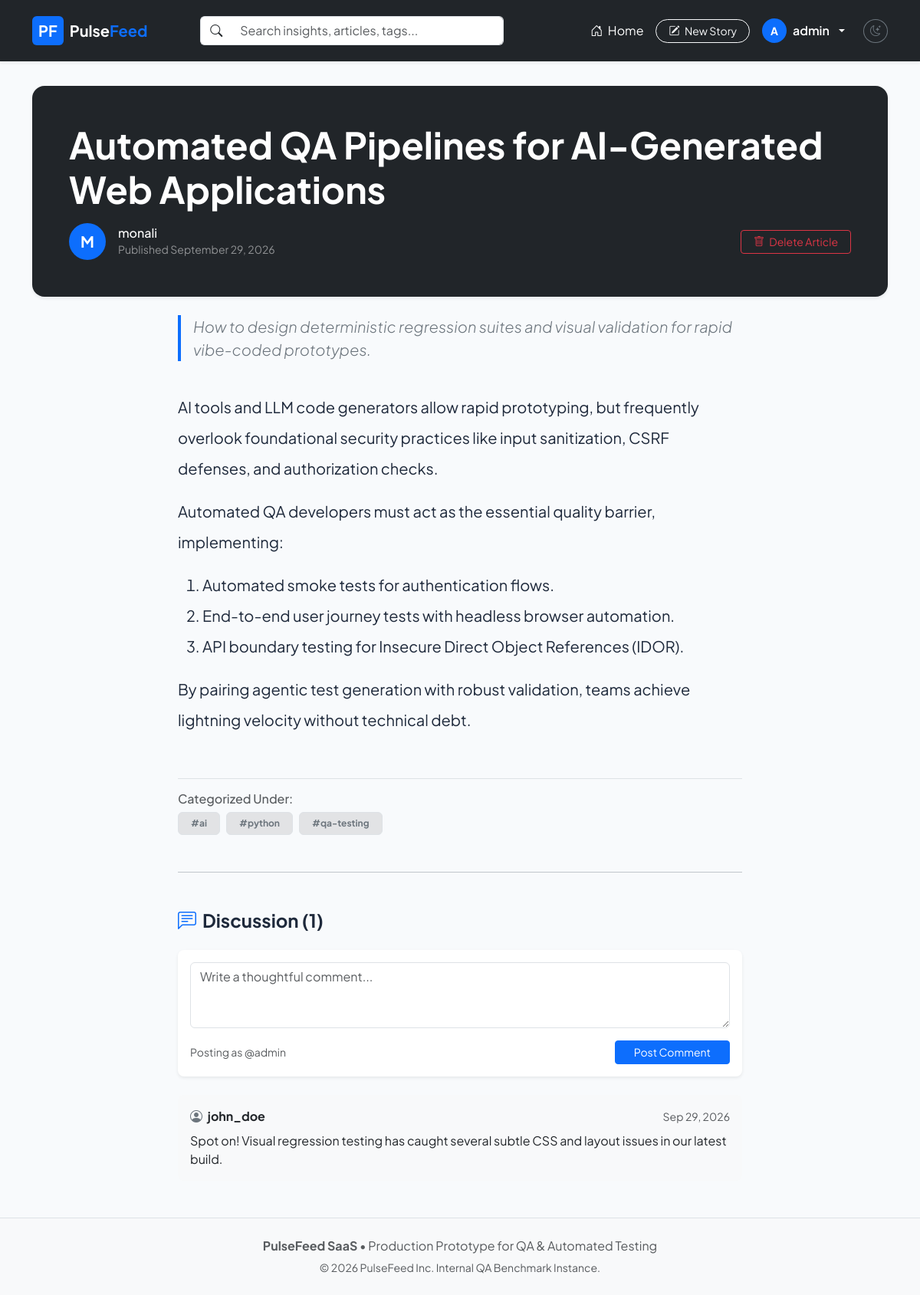
Screenshot of /article/automated-qa-pipelines-ai-webapps/ (signed in) with the database file from the repository.
### core/models.py (models this page shows, shortened)
class Article(models.Model):
    title = models.CharField(max_length=255)
    slug = models.SlugField(max_length=280, unique=True, blank=True)
    description = models.TextField(blank=True)
    body = models.TextField()
    author = models.ForeignKey(User, on_delete=models.CASCADE, related_name='articles')
    tags = models.ManyToManyField(Tag, blank=True, related_name='articles')
    favorites = models.ManyToManyField(User, blank=True, related_name='favorite_articles')
    created_at = models.DateTimeField(auto_now_add=True)
    updated_at = models.DateTimeField(auto_now=True)

class Tag(models.Model):
    name = models.CharField(max_length=50, unique=True)
    slug = models.SlugField(max_length=50, unique=True)

class Comment(models.Model):
    article = models.ForeignKey(Article, on_delete=models.CASCADE, related_name='comments')
    author = models.ForeignKey(User, on_delete=models.CASCADE, related_name='comments')
    body = models.TextField()
    created_at = models.DateTimeField(auto_now_add=True)

### core/views.py (the view)
# urls.py: path('article/<slug:slug>/', views.article_detail_view, name='article_detail'),
def article_detail_view(request, slug):
    article = get_object_or_404(Article.objects.prefetch_related('tags', 'comments__author'), slug=slug)
    comments = article.comments.all().order_by('-created_at')
    is_favorited = request.user.is_authenticated and article.favorites.filter(id=request.user.id).exists()
    return render(request, 'article_detail.html', {
        'article': article,
        'comments': comments,
        'is_favorited': is_favorited,
    })

### templates/article_detail.html (shortened to what this page needs)
{% extends 'base.html' %}
{% block content %}
<div class="container py-2">
    <div class="bg-dark text-white p-5 rounded-4 mb-4 shadow-sm">
        <h1 class="display-5 fw-bold mb-3">{{ article.title }}</h1>
        <div class="d-flex align-items-center justify-content-between flex-wrap gap-3">
            <div class="d-flex align-items-center gap-3">
                <span class="avatar-md bg-primary text-white rounded-circle text-center">{{ article.author.username|slice:":1"|upper }}</span>
                <div>
                    <h6 class="mb-0 text-white">{{ article.author.username }}</h6>
                    <small class="text-white-50">Published {{ article.created_at|date:"F d, Y" }}</small>
                </div>
            </div>
            <div class="d-flex gap-2">
                {% if user.is_authenticated %}
                    <button class="btn btn-outline-danger btn-sm px-3" id="delete-article-btn" data-id="{{ article.id }}">
                        <i class="bi bi-trash me-1"></i> Delete Article
                    </button>
                {% endif %}
            </div>
        </div>
    </div>
    <div class="row">
        <div class="col-lg-8 mx-auto">
            {% if article.description %}
                <p class="lead text-secondary fst-italic border-start border-4 border-primary ps-3 mb-4">
                    {{ article.description }}
                </p>
            {% endif %}
            <div class="article-body-content py-3 fs-5 lh-lg" id="article-body">
                {{ article.body|safe }}
            </div>
            <div class="mt-4 pt-3 border-top">
                <h6 class="text-muted mb-2">Categorized Under:</h6>
                <div class="d-flex flex-wrap gap-2" id="article-tags-list">
                    {% for tag in article.tags.all %}
                        <span class="badge bg-secondary-subtle text-secondary px-3 py-2 border">#{{ tag.name }}</span>
                    {% empty %}
                        <span class="text-muted fst-italic small" id="no-tags-notice">No tags attached to this story.</span>
                    {% endfor %}
                </div>
            </div>
            <hr class="my-5">
            <div class="comments-section">
                <h4 class="fw-bold mb-4"><i class="bi bi-chat-left-text me-2 text-primary"></i>Discussion ({{ comments.count }})</h4>
                {% if user.is_authenticated %}
                    <div class="card mb-4 border-0 shadow-sm rounded-3">
                        <div class="card-body p-3">
                            <form id="comment-form" data-article-id="{{ article.id }}">
                                <div class="mb-3">
                                    <textarea class="form-control" id="comment-body" rows="3" placeholder="Write a thoughtful comment..." required></textarea>
                                </div>
                                <div class="d-flex justify-content-between align-items-center">
                                    <small class="text-muted">Posting as @{{ user.username }}</small>
                                    <button type="submit" class="btn btn-primary btn-sm px-4">Post Comment</button>
                                </div>
                            </form>
                        </div>
                    </div>
                {% else %}
                    <div class="alert alert-info py-2">
                        <a href="{% url 'login' %}?next={{ request.path }}" class="alert-link">Sign in</a> to join the conversation.
                    </div>
                {% endif %}
                <div id="comments-container">
                    {% for comment in comments %}
                        <div class="card mb-3 border-0 bg-light rounded-3">
                            <div class="card-body p-3">
                                <div class="d-flex justify-content-between align-items-center mb-2">
                                    <span class="fw-bold text-dark"><i class="bi bi-person-circle me-1 text-secondary"></i> {{ comment.author.username }}</span>
                                    <small class="text-muted">{{ comment.created_at|date:"M d, Y" }}</small>
                                </div>
                                <p class="card-text mb-0">{{ comment.body }}</p>
                            </div>
                        </div>
                    {% empty %}
                        <p class="text-muted small fst-italic" id="no-comments-msg">No comments yet. Share your thoughts!</p>
                    {% endfor %}
                </div>
            </div>
        </div>
    </div>
</div>
{% endblock %}

### templates/base.html (shortened to what this page needs)
<!DOCTYPE html>
<html lang="en">
<head>
    <link href="https://cdn.jsdelivr.net/npm/bootstrap@5.3.2/dist/css/bootstrap.min.css" rel="stylesheet">
    <link rel="stylesheet" href="https://cdn.jsdelivr.net/npm/bootstrap-icons@1.11.3/font/bootstrap-icons.min.css">
    <link rel="stylesheet" href="/static/css/style.css">
</head>
<body class="light-theme" id="app-body">
    <nav class="navbar navbar-expand-lg navbar-dark bg-dark sticky-top shadow-sm py-3">
        <div class="container">
            <a class="navbar-brand fw-bold d-flex align-items-center gap-2" href="{% url 'feed' %}">
                <span class="brand-badge bg-primary text-white px-2 py-1 rounded">PF</span>
                <span>Pulse<span class="text-primary">Feed</span></span>
            </a>
            <div class="collapse navbar-collapse" id="navContent">
                <form class="d-flex mx-auto col-lg-5 my-2 my-lg-0" method="GET" action="{% url 'feed' %}">
                    <div class="input-group">
                        <span class="input-group-text bg-white border-end-0"><i class="bi bi-search"></i></span>
                        <input class="form-control border-start-0" type="search" name="q" placeholder="Search insights, articles, tags..." value="{{ search_query|default:'' }}">
                    </div>
                </form>
                <ul class="navbar-nav ms-auto align-items-center gap-2">
                    <li class="nav-item">
                        <a class="nav-link active" href="{% url 'feed' %}"><i class="bi bi-house-door me-1"></i> Home</a>
                    </li>
                    {% if user.is_authenticated %}
                        <li class="nav-item">
                            <a class="btn btn-outline-light btn-sm rounded-pill px-3" href="{% url 'article_create' %}">
                                <i class="bi bi-pencil-square me-1"></i> New Story
                            </a>
                        </li>
                        <li class="nav-item dropdown">
                            <a class="nav-link dropdown-toggle d-flex align-items-center gap-2 text-white" href="#" role="button" data-bs-toggle="dropdown">
                                <span class="avatar-circle bg-primary text-white">{{ user.username|slice:":1"|upper }}</span>
                                <span class="fw-semibold">{{ user.username }}</span>
                            </a>
                        </li>
                    {% endif %}
                    <li class="nav-item ms-lg-2">
                        <button class="btn btn-sm btn-outline-secondary rounded-circle" id="theme-toggle" title="Toggle Theme">
                            <i class="bi bi-moon-stars" id="theme-icon"></i>
                        </button>
                    </li>
                </ul>
            </div>
        </div>
    </nav>
    <main class="py-4">
        {% block content %}{% endblock %}
    </main>
    <footer class="footer mt-auto py-4 bg-light border-top">
        <div class="container text-center text-muted">
            <p class="mb-1"><strong>PulseFeed SaaS</strong> &bull; Production Prototype for QA & Automated Testing</p>
            <small>&copy; 2026 PulseFeed Inc. Internal QA Benchmark Instance.</small>
        </div>
    </footer>
</body>
</html>

### static/css/style.css (style rules this page uses)
:root { --primary-color: #4f46e5; --primary-hover: #4338ca; --bg-light: #f8fafc; --text-dark: #1e293b; --text-muted: #64748b; --card-bg: #ffffff; --border-color: #e2e8f0; }
body { font-family: 'Plus Jakarta Sans', -apple-system, BlinkMacSystemFont, "Segoe UI", Roboto, sans-serif; background-color: var(--bg-light); color: var(--text-dark); min-height: 100vh; display: flex; flex-direction: column; transition: background-color 0.2s ease, color 0.2s ease; }
main { flex: 1; }
.avatar-circle { width: 32px; height: 32px; border-radius: 50%; display: inline-flex; align-items: center; justify-content: center; font-weight: 700; font-size: 14px; }
.avatar-md { width: 48px; height: 48px; display: inline-flex; align-items: center; justify-content: center; font-size: 1.25rem; font-weight: bold; }

### rows the page displays
Article: title "Automated QA Pipelines for AI-Generated Web Applications", author.username "M", author.username "monali", created_at "September 29, 2026", description "How to design deterministic regression suites and visual validation for rapid vibe-coded prototypes.", body "AI tools and LLM code generators allow rapid prototyping, but frequently overlook foundational security practices like input sanitization, CSRF defenses, and authorization checks. Automated QA developers must act as the essential quality barrier, implementing: Automated smoke tests for authentication flows. End-to-end user journey tests with headless browser automation. API boundary testing for Insecure Direct Object References (IDOR). By pairing agentic test generation with robust validation, teams achieve lightning velocity without technical debt."
Tag: name "ai"
Tag: name "python"
Tag: name "qa-testing"
Comment: author.username "john_doe", created_at "Sep 29, 2026", body "Spot on! Visual regression testing has caught several subtle CSS and layout issues in our latest build."

### other values shown
{{ user.username|slice:":1"|upper }} "A"
{{ user.username }} "admin"
{{ comments.count }} "1"
